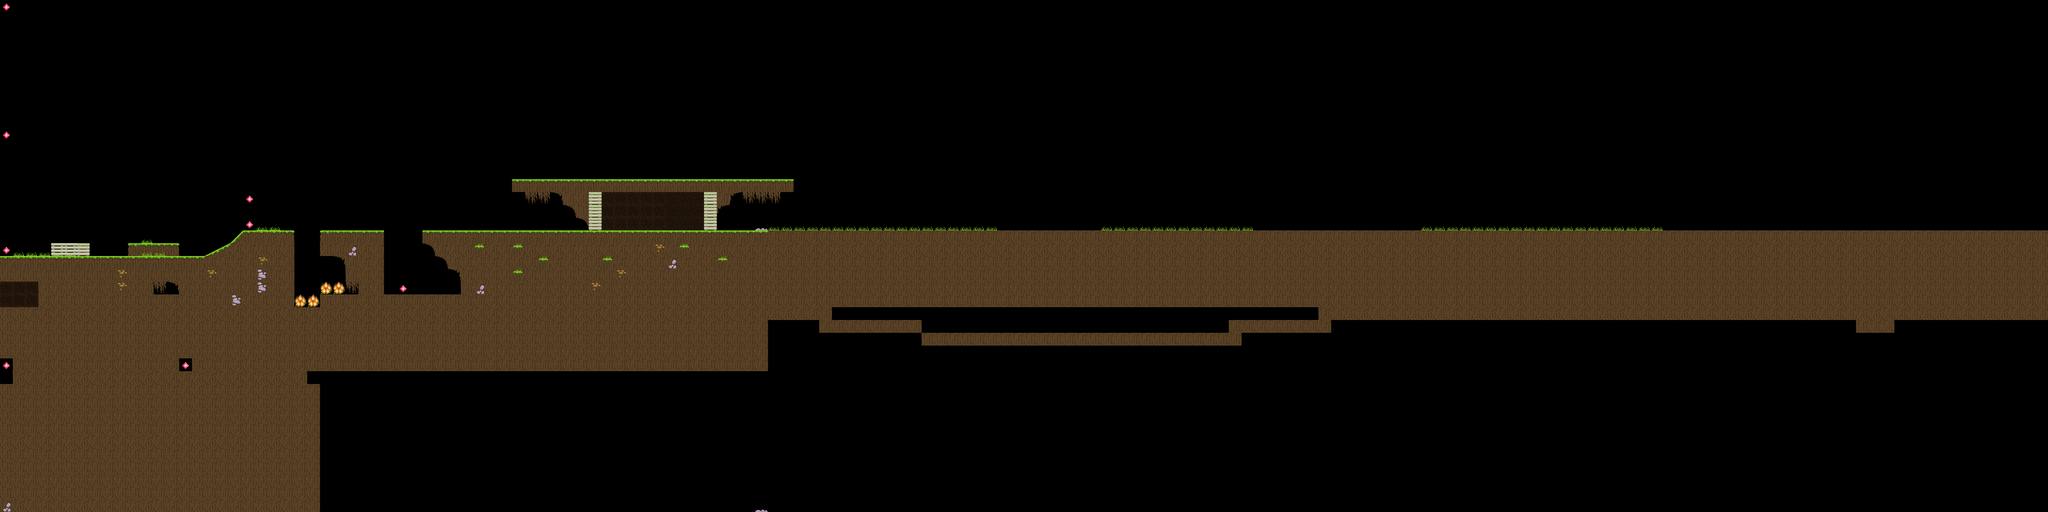

A 2D game scene composited from a Tiled map and its tileset images. What follows is a short description and the map's XML, with each tile layer's data collapsed to a summary:
An orthogonal 160x40 tile map with 32x32 px tiles, 2 tile layers (map, foreground), 2 tilesets and 20 objects (10x surface, 6x equipment, 2x enemy, player, start camera position).

<map version="1.10" tiledversion="1.11.0" orientation="orthogonal" renderorder="right-down" width="160" height="40" tilewidth="32" tileheight="32" infinite="0" parallaxoriginx="10" parallaxoriginy="100" nextlayerid="23" nextobjectid="103">
 <properties>
  <property name="object_layer_name" value="objects" />
 </properties>
 <tileset firstgid="1" name="Tiles_32x32" tilewidth="32" tileheight="32" tilecount="64" columns="8">
  <image source="Tiles 32x32/Tiles_32x32.png" width="256" height="256" />
  <tile id="1">
   <animation>
    <frame tileid="0" duration="100" />
   </animation>
  </tile>
 </tileset>
 <tileset firstgid="65" name="flame" tilewidth="32" tileheight="32" tilecount="5" columns="5">
  <image source="flame.png" width="160" height="32" />
  <tile id="0">
   <animation>
    <frame tileid="0" duration="100" />
    <frame tileid="1" duration="100" />
    <frame tileid="2" duration="100" />
    <frame tileid="3" duration="100" />
    <frame tileid="4" duration="100" />
   </animation>
  </tile>
 </tileset>
 <layer id="3" name="map" width="160" height="40">
  <data>[6400 cells, 1706 non-empty, 22 distinct tile ids]</data>
 </layer>
 <layer id="22" name="foreground" width="160" height="40">
  <data>[6400 cells, 9 non-empty, 2 distinct tile ids]</data>
 </layer>
 <objectgroup id="4" name="objects">
  <object id="3" name="player" x="2798.88" y="448.304" width="32.3333" height="31.6667" />
  <object id="14" name="start camera position" x="2791.21" y="380.576" width="33" height="29" />
  <object id="32" name="surface" x="1" y="642">
   <polyline points="0,0 507,1 575,-33 608,-65 733.955,-64.7841" />
  </object>
  <object id="37" name="surface" x="797.795" y="575.136">
   <properties>
    <property name="friction" type="float" value="0" />
   </properties>
   <polyline points="2.54545,1.81818 2.54545,57.8182" />
  </object>
  <object id="39" name="surface" x="736" y="767">
   <properties>
    <property name="type" value="dead" />
   </properties>
   <polyline points="-0.545455,0.363636 64,0 64,-31 144,-30.5 223.682,-30.75" />
  </object>
  <object id="40" name="surface" x="1058" y="579">
   <polyline points="0,0 861,0 4062,-0.666667 4062,-256.333" />
  </object>
  <object id="43" name="surface" x="321" y="610">
   <properties>
    <property name="type" value="platform" />
   </properties>
   <polyline points="0,0 125,0" />
  </object>
  <object id="64" name="surface" x="1152" y="737">
   <polyline points="-91.5455,-154.636 -91.8636,-1 -192,-1" />
  </object>
  <object id="71" name="surface" x="959.875" y="576.875">
   <properties>
    <property name="friction" type="float" value="0" />
   </properties>
   <polyline points="0,0 0.181818,154.864" />
  </object>
  <object id="72" name="surface" x="735.818" y="577.273">
   <properties>
    <property name="friction" type="float" value="0" />
   </properties>
   <polyline points="0,0 0,185.818" />
  </object>
  <object id="74" name="surface" x="802.545" y="576.727">
   <polyline points="0,0 155.818,0.363636" />
  </object>
  <object id="78" name="enemy" gid="52" x="1179.08" y="544.679" width="32.33" height="31.67">
   <properties>
    <property name="type" value="dirty_man_sword" />
   </properties>
  </object>
  <object id="79" name="enemy" gid="52" x="1968.22" y="559.158" width="32.33" height="35.67">
   <properties>
    <property name="type" value="dirty_man_bow" />
   </properties>
  </object>
  <object id="92" name="surface" x="1282.67" y="453.333">
   <polyline points="0,0 702.667,-1.33333" />
  </object>
  <object id="93" name="equipment" x="2616" y="559" width="14" height="14">
   <properties>
    <property name="type" value="box" />
   </properties>
  </object>
  <object id="95" name="equipment" x="2616.67" y="537" width="14" height="14">
   <properties>
    <property name="type" value="box" />
   </properties>
  </object>
  <object id="96" name="equipment" x="2723.33" y="551.667" width="14.6667" height="14.6667">
   <properties>
    <property name="type" value="health" />
   </properties>
  </object>
  <object id="97" name="equipment" x="2762.67" y="550.667" width="14.6667" height="14.6667">
   <properties>
    <property name="sub_type" value="BOW" />
    <property name="type" value="weapon" />
   </properties>
  </object>
  <object id="101" name="equipment" x="2912.67" y="540.667" width="14.6667" height="14.6667">
   <properties>
    <property name="type" value="shield" />
   </properties>
  </object>
  <object id="102" name="equipment" x="2966.67" y="524.667" width="14.6667" height="14.6667">
   <properties>
    <property name="sub_type" value="BOW" />
    <property name="type" value="ammo" />
   </properties>
  </object>
 </objectgroup>
</map>
